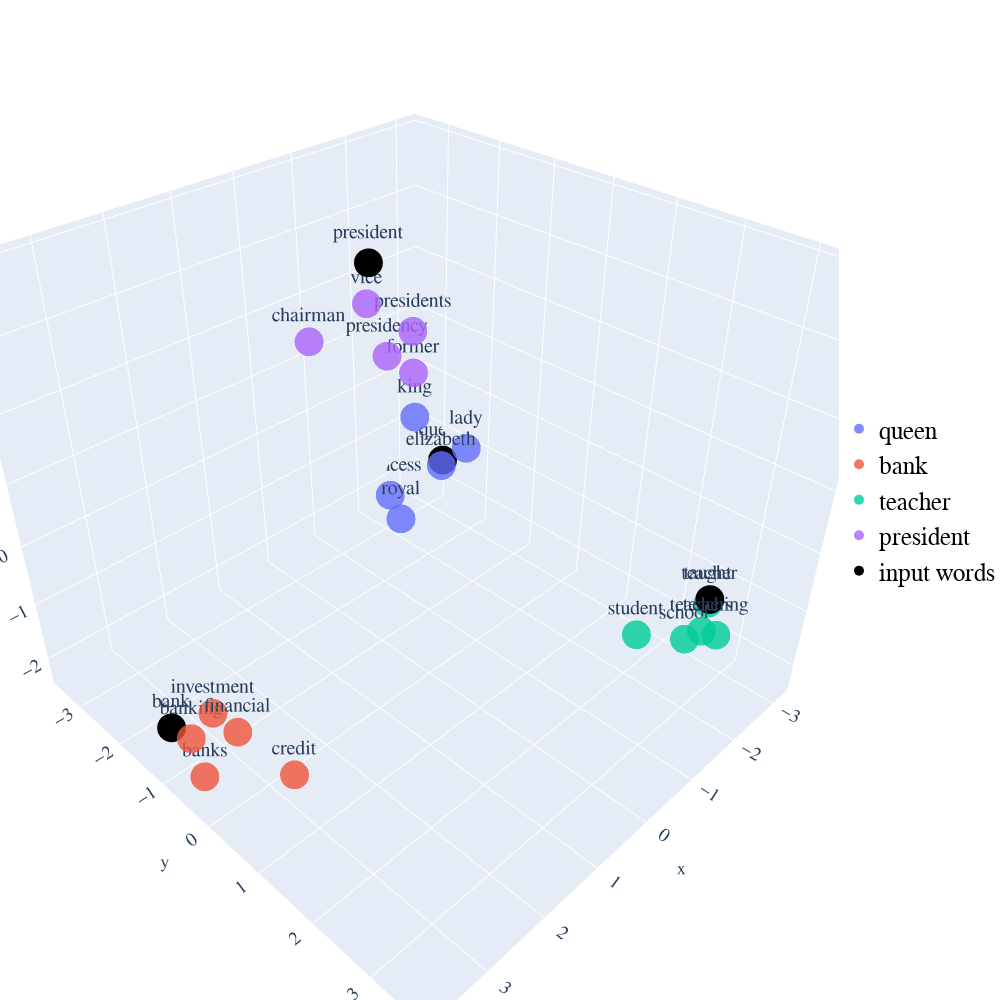

Notebook code cell kept with this figure:
### Markdown cell above
### PCA 3D and 2D

### Code cell
display_pca_3d(glove_model, user_input, similar_word, labels, color_map)

### Figure 1 — Plotly figure (JSON) as saved in the notebook; plotly's stock layout.template omitted (floating-point values rounded to 4 significant figures)
{"data": [{"marker": {"color": 2, "opacity": 0.8, "size": 10}, "mode": "markers+text", "name": "queen", "text": ["princess", "king", "elizabeth", "royal", "lady"], "textfont": {"size": 20}, "textposition": "top center", "type": "scatter3d", "x": [-2.535, -2.177, -2.204, -1.495, -2.665], "y": [-3.472, -2.499, -1.935, -2.129, -1.837], "z": [-2.274, -0.1173, -0.7782, -1.553, -0.6206]}, {"marker": {"color": 2, "opacity": 0.8, "size": 10}, "mode": "markers+text", "name": "bank", "text": ["banks", "banking", "credit", "investment", "financial"], "textfont": {"size": 20}, "textposition": "top center", "type": "scatter3d", "x": [3.677, 3.761, 3.195, 3.544, 3.625], "y": [-0.448, -0.4905, 0.8272, -0.258, 0.3617], "z": [-2.126, -1.394, -1.464, -0.9399, -0.7531]}, {"marker": {"color": 2, "opacity": 0.8, "size": 10}, "mode": "markers+text", "name": "teacher", "text": ["student", "school", "teaching", "taught", "teachers"], "textfont": {"size": 20}, "textposition": "top center", "type": "scatter3d", "x": [-0.8667, -1.66, -1.689, -2.189, -0.9583], "y": [2.816, 3.058, 3.475, 3.025, 3.651], "z": [-0.4989, -0.9199, -0.6072, -0.6404, 0.02624]}, {"marker": {"color": 2, "opacity": 0.8, "size": 10}, "mode": "markers+text", "name": "president", "text": ["vice", "presidency", "former", "presidents", "chairman"], "textfont": {"size": 20}, "textposition": "top center", "type": "scatter3d", "x": [0.6184, 0.06946, -0.1048, -0.05496, 1.236], "y": [-0.4697, -0.7209, -0.4274, -0.3872, -0.8076], "z": [3.501, 2.504, 2.312, 2.927, 3.108]}, {"marker": {"color": "black", "opacity": 1, "size": 10}, "mode": "markers+text", "name": "input words", "text": ["queen", "bank", "teacher", "president"], "textfont": {"size": 20}, "textposition": "top center", "type": "scatter3d", "x": [-3.171, 3.764, -2.144, 0.4241], "y": [-2.835, -0.9305, 3.065, -0.6317], "z": [-1.544, -1.522, -0.5265, 3.901]}], "layout": {"autosize": false, "font": {"family": " Courier New ", "size": 15}, "height": 1000, "legend": {"font": {"color": "black", "family": "Courier New", "size": 25}, "x": 1, "y": 0.5}, "margin": {"b": 0, "l": 0, "r": 0, "t": 0}, "showlegend": true, "width": 1000}}
